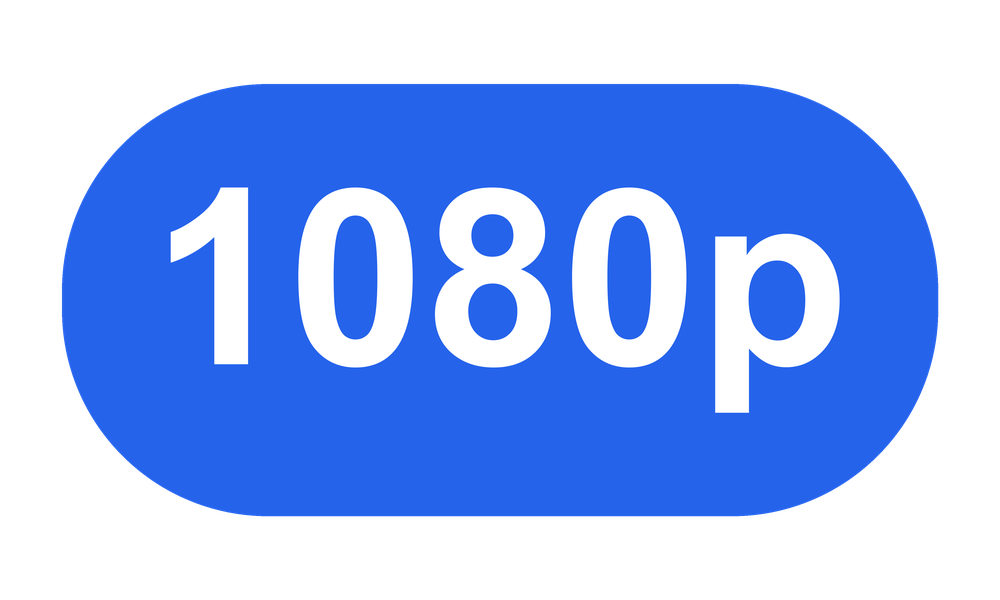
#> input picture src/amane/media/watermarks/1080p.png, 1000 x 600 px
$ python -i images.py   (imports and definitions only)
#> lines starting #> are read from the running program, lines starting #| are printed output that depends on the picture
"""海报裁剪与封面角标. 判定函数只依赖尺寸与阈值."""

import os
from collections.abc import Mapping
from pathlib import Path
from typing import Literal

import structlog
from PIL import Image, ImageOps

from ..enums import WatermarkCorner, WatermarkKind
from ..parsing import ContentType, FileInfo, Mosaic, shows_uncensored
from .watermarks import load_stamp

# [1 line that did not run here, left out]

# 标准 DVD 封面约 800x538, 海报为右侧约 379x538 (≈0.704); 默认取 0.7.
_DEFAULT_POSTER_RATIO = 0.7
_DEFAULT_JPEG_QUALITY = 95

# 与自动右侧比 `0.7000` 共存于 op=crop.
CROP_BOX_ARGS_PREFIX = "box:"
# 派生键中附加的变换: 顺时针旋转.
_CROP_ROTATION_TOKEN = "r"

_EXIF_ORIENTATION_TAG = 0x0112
# EXIF 方向 5-8 是转置类变换, 宽高互换.
_SWAPPED_ORIENTATIONS = frozenset((5, 6, 7, 8))
# 顺时针角度 → Pillow 的逆时针转置.
_TRANSPOSE_BY_ROTATION: dict[int, Image.Transpose] = {
    90: Image.Transpose.ROTATE_270,
    180: Image.Transpose.ROTATE_180,
    270: Image.Transpose.ROTATE_90,
}

# 裁切前施加的顺时针旋转, 仅 90° 整数倍: 走像素矩阵转置, 不重采样.
CropRotation = Literal[0, 90, 180, 270]


# [15 lines left out: functions _save_jpeg, format_crop_box_args, not called in this run]


def rotated_size(size: tuple[int, int], rotation: CropRotation) -> tuple[int, int]:
    """90° / 270° 旋转后的尺寸: 宽高互换."""
    return (size[1], size[0]) if rotation in (90, 270) else size


# [22 lines left out: functions _read_orientation, probe_oriented_size, not called in this run]


def _apply_rotation(img: Image.Image, rotation: CropRotation) -> Image.Image:
    method = _TRANSPOSE_BY_ROTATION.get(rotation)
    return img.transpose(method) if method is not None else img


# [60 lines left out: functions validate_crop_box, probe_size, should_crop_poster, needs_upscale, resolve_crop_mode, not called in this run]


# 人脸检测模型: 构建镜像时下载到 /app/models; 也可用 AMANE_FACE_MODEL 指向别处.
# 取不到模型时退回 OpenCV 自带的 Haar 级联 (不需要模型文件); 连 opencv 都没有则返回 None,
# 由调用方回退到右侧裁剪 —— 任何环节缺失都不影响其它裁剪方式.
_FACE_MODEL_ENV = "AMANE_FACE_MODEL"
_DEFAULT_FACE_MODEL = Path("/app/models/face_detection_yunet.onnx")


def _face_model_path() -> Path | None:
    override = os.environ.get(_FACE_MODEL_ENV)
    if override:
        candidate = Path(override)
        return candidate if candidate.is_file() else None
    return _DEFAULT_FACE_MODEL if _DEFAULT_FACE_MODEL.is_file() else None


def detect_face_box(image_path: Path) -> tuple[int, int, int, int] | None:
    """最大人脸的 (left, top, right, bottom); 缺 opencv / 没检出 / 出错一律 None."""
#> called with image_path = 'watermarks/1080p.png'
    try:
        import cv2
        import numpy as np
    except Exception:  # 镜像未装 opencv: 该功能自动退化
        return None
    try:
        with Image.open(image_path) as img:
#> img is the input picture: PIL image 1000x600 RGBA; mean R, G, B, A 42.2, 72, 137.6, 145.5
            arr = np.asarray(img.convert("RGB"))[:, :, ::-1]  # PIL RGB -> OpenCV BGR
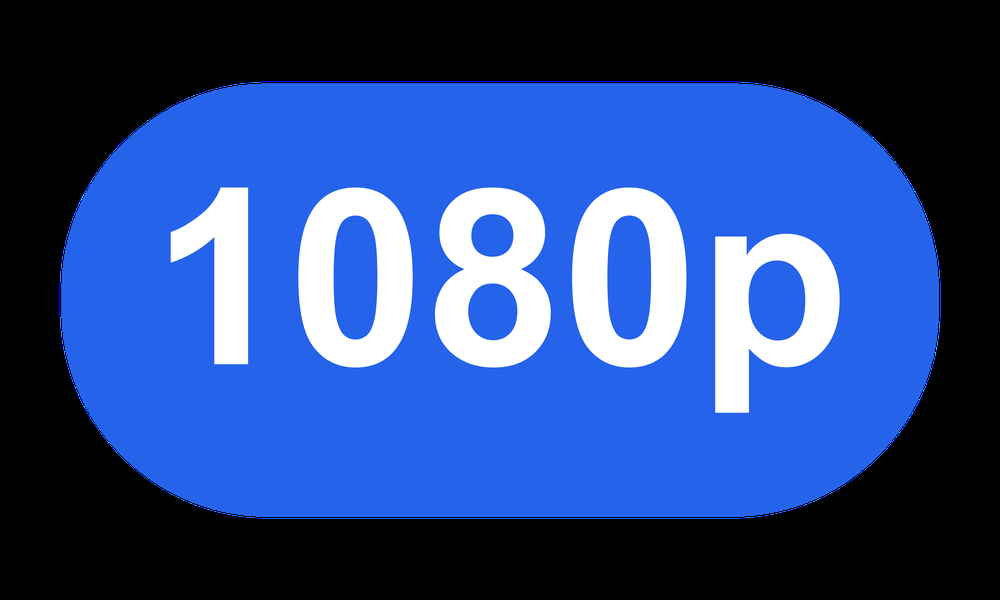
#> arr: shape (600, 1000, 3); mean B, G, R 137.6, 72, 42.2
        height, width = int(arr.shape[0]), int(arr.shape[1])
#> height = 600; width = 1000
        if width <= 0 or height <= 0:
            return None

        boxes: list[tuple[int, int, int, int]] = []

        model = _face_model_path()
        factory = getattr(cv2, "FaceDetectorYN_create", None) or getattr(
            getattr(cv2, "FaceDetectorYN", None), "create", None
        )
        if model is not None and factory is not None:
            try:
                detector = factory(str(model), "", (width, height), 0.6, 0.3, 5000)
                detector.setInputSize((width, height))
                _, faces = detector.detect(arr)
                for face in faces if faces is not None else []:
                    x, y, face_w, face_h = (int(v) for v in face[:4])
                    boxes.append((x, y, x + face_w, y + face_h))
            except Exception as e:
                logger.debug("yunet detect failed", path=str(image_path), error=str(e))

        if not boxes:
            cascade_dir = getattr(getattr(cv2, "data", None), "haarcascades", "") or ""
            cascade = cv2.CascadeClassifier(str(cascade_dir) + "haarcascade_frontalface_default.xml")
            if not cascade.empty():
                gray = cv2.cvtColor(arr, cv2.COLOR_BGR2GRAY)
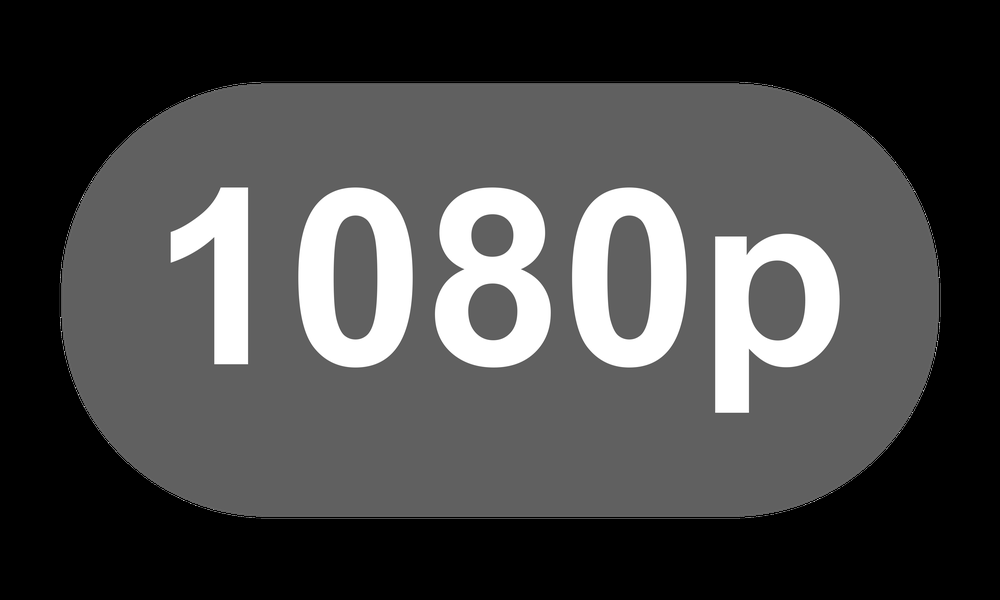
#> gray: shape (600, 1000); min 0, max 255, mean 70.6
                min_side = max(24, min(width, height) // 10)
#> min_side = 60
                for x, y, face_w, face_h in cascade.detectMultiScale(gray, 1.1, 6, minSize=(min_side, min_side)):
                    boxes.append((int(x), int(y), int(x + face_w), int(y + face_h)))
#> this loop made 0 passes
#> after the loop, boxes = []

        if not boxes:
            return None
        return max(boxes, key=lambda box: (box[2] - box[0]) * (box[3] - box[1]))
    except Exception as e:
        logger.debug("face detect failed", path=str(image_path), error=str(e))
        return None


# [100 lines left out: functions _face_centered_box, crop_poster, crop_box, not called in this run]


# 按图高缩放, 海报与封面同高时一样大.
_DEFAULT_SCALE = 0.08
_SCALE_MIN = 0.03
_SCALE_MAX = 0.25
_STAMP_MIN_HEIGHT = 16

_FIXED_KINDS: frozenset[str] = frozenset(
    (WatermarkKind.SUBTITLE, WatermarkKind.UNCENSORED, WatermarkKind.CRACKED, WatermarkKind.LEAKED)
)
_RIGHT_CORNERS = frozenset((WatermarkCorner.TOP_RIGHT, WatermarkCorner.BOTTOM_RIGHT))
_BOTTOM_CORNERS = frozenset((WatermarkCorner.BOTTOM_LEFT, WatermarkCorner.BOTTOM_RIGHT))


# [147 lines left out: functions _stamp_stems, _stamp_kind, _corner_for, _fit_stamp, _paste_stamps, apply_cover_watermarks and 1 more, not called in this run]

>>> result = detect_face_box('watermarks/1080p.png')
